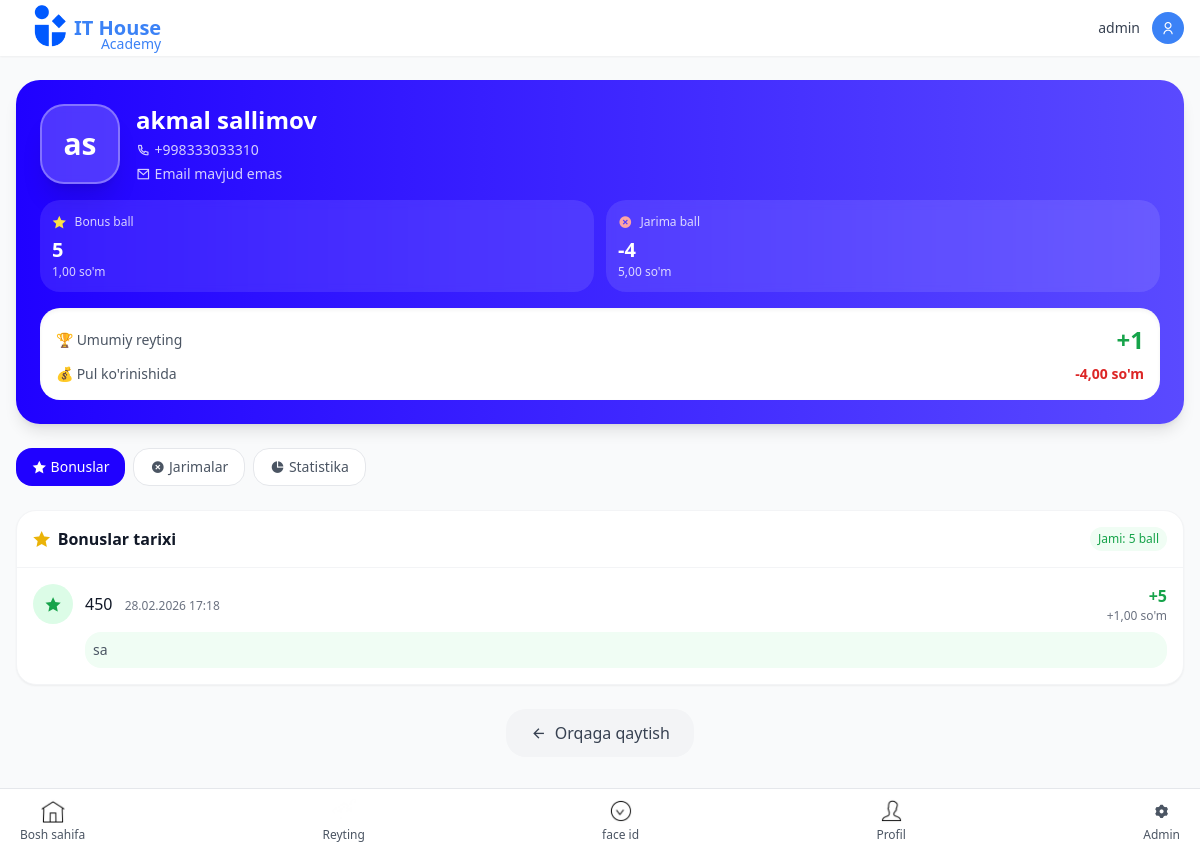
Page /xodim/2/ (signed in) on the earlier database version.
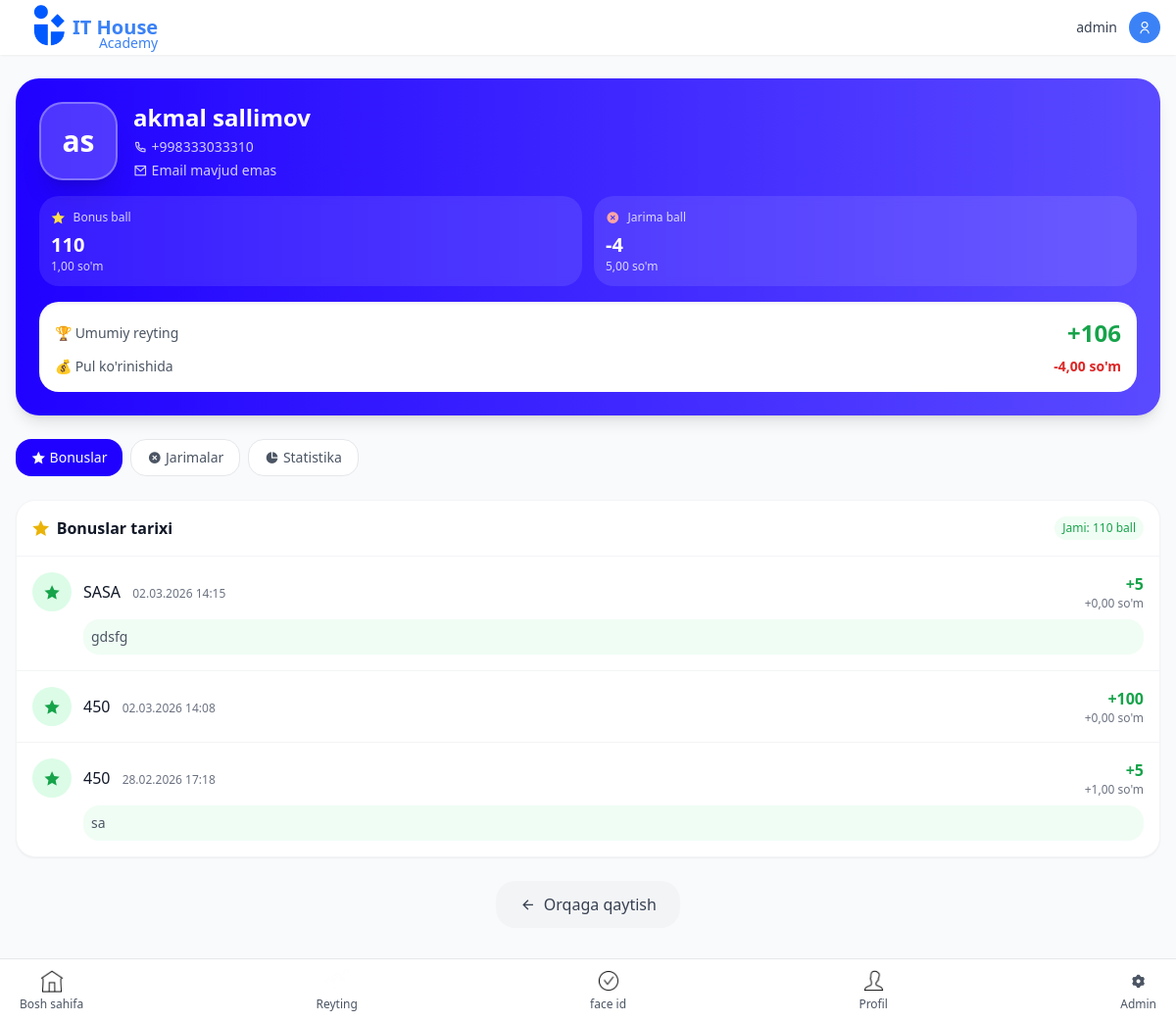
Same page on the later database version.
### main/models.py (models this page shows, shortened)
class Xodim(models.Model):
    user = models.OneToOneField(User, on_delete=models.CASCADE, related_name='xodim')
    ism = models.CharField(max_length=100)
    familya = models.CharField(max_length=100)
    telefon = models.CharField(max_length=20)
    rasm = models.ImageField(upload_to='xodim_rasmlari/', null=True, blank=True)
    bonus_ball = models.IntegerField(default=0)
    bonus_pul = models.DecimalField(max_digits=12, decimal_places=2, default=0)
    jarima_ball = models.IntegerField(default=0)
    jarima_pul = models.DecimalField(max_digits=12, decimal_places=2, default=0)
    reyting_ball = models.IntegerField(default=0)
    reyting_pul = models.DecimalField(max_digits=12, decimal_places=2, default=0)
    created_at = models.DateTimeField(auto_now_add=True)
    updated_at = models.DateTimeField(auto_now=True)
    class Meta:
        ordering = ['-reyting_ball']
        verbose_name = "Xodim"
        verbose_name_plural = "Xodimlar"

class BonusRecord(models.Model):
    xodim = models.ForeignKey(Xodim, on_delete=models.CASCADE, related_name='bonus_recordlari')
    sabab = models.ForeignKey(BonusSabab, on_delete=models.SET_NULL, null=True)
    pul_miqdori = models.DecimalField(max_digits=10, decimal_places=2)
    ball_miqdori = models.IntegerField()
    sana = models.DateTimeField(auto_now_add=True)
    izoh = models.TextField(blank=True)
    created_by = models.ForeignKey(User, on_delete=models.SET_NULL, null=True)
    class Meta:
        ordering = ['-sana']
        verbose_name = "Bonus yozuvi"
        verbose_name_plural = "Bonus yozuvlari"

class BonusSabab(models.Model):
    nom = models.CharField(max_length=200)
    pul_miqdori = models.DecimalField(max_digits=10, decimal_places=2, default=0)
    ball_miqdori = models.IntegerField(default=0)
    active = models.BooleanField(default=True)
    created_at = models.DateTimeField(auto_now_add=True)
    class Meta:
        verbose_name = "Bonus sababi"
        verbose_name_plural = "Bonus sabablari"

### main/views.py (the view)
# urls.py: path('xodim/<int:pk>/', views.xodim_detail, name='xodim_detail'),
@login_required
def xodim_detail(request, pk):
    xodim = get_object_or_404(Xodim, pk=pk)
    bonuslar = BonusRecord.objects.filter(xodim=xodim).order_by('-sana')[:30]
    jarimalar = JarimaRecord.objects.filter(xodim=xodim).order_by('-sana')[:30]
    context = {
        'xodim': xodim,
        'bonuslar': bonuslar,
        'jarimalar': jarimalar,
    }
    return render(request, 'main/xodim_detail.html', context)

### main/templates/main/xodim_detail.html (shortened to what the changed rows need)
{% extends 'base.html' %}
{% load static %}
{% block content %}
<div class="bg-gradient-to-r from-[#2001FF] to-[#5A4AFF] rounded-2xl p-6 mb-6 text-white shadow-lg">
    <div class="flex items-center gap-4 mb-4">
        <div class="relative">
            <div class="w-20 h-20 bg-white/20 backdrop-blur-sm rounded-2xl flex items-center justify-center border-2 border-white/30 shadow-xl overflow-hidden">
                {% if xodim.rasm and xodim.rasm.url %}
                    <img src="{{ xodim.rasm.url }}" alt="{{ xodim.ism }}" class="w-full h-full object-cover">
                {% else %}
                    <span class="text-3xl font-bold text-white">{{ xodim.ism|first }}{{ xodim.familya|first }}</span>
                {% endif %}
            </div>
        </div>
        <div>
            <h2 class="text-2xl font-bold">{{ xodim.ism }} {{ xodim.familya }}</h2>
            <p class="text-white/80 text-sm flex items-center gap-1 mt-1">
                <i class="ri-phone-line"></i> {{ xodim.telefon }}
            </p>
            <p class="text-white/80 text-sm flex items-center gap-1 mt-1">
                <i class="ri-mail-line"></i> {{ xodim.user.email|default:"Email mavjud emas" }}
            </p>
        </div>
    </div>
    <div class="grid grid-cols-2 gap-3">
        <div class="bg-white/10 backdrop-blur-sm rounded-xl p-3">
            <div class="flex items-center gap-2 mb-1">
                <i class="ri-star-fill text-yellow-300 text-sm"></i>
                <span class="text-xs text-white/80">Bonus ball</span>
            </div>
            <div class="text-xl font-bold">{{ xodim.bonus_ball }}</div>
            <div class="text-xs text-white/80">{{ xodim.bonus_pul }} so'm</div>
        </div>
        <div class="bg-white/10 backdrop-blur-sm rounded-xl p-3">
            <div class="flex items-center gap-2 mb-1">
                <i class="ri-close-circle-fill text-red-300 text-sm"></i>
                <span class="text-xs text-white/80">Jarima ball</span>
            </div>
            <div class="text-xl font-bold">-{{ xodim.jarima_ball }}</div>
            <div class="text-xs text-white/80">{{ xodim.jarima_pul }} so'm</div>
        </div>
    </div>
    <div class="mt-4 bg-white rounded-xl p-4 text-gray-900 shadow-inner">
        <div class="flex justify-between items-center">
            <span class="text-sm font-medium text-gray-600">🏆 Umumiy reyting</span>
            <span class="text-2xl font-bold {% if xodim.reyting_ball > 0 %}text-green-600{% else %}text-red-600{% endif %}">
                {% if xodim.reyting_ball > 0 %}+{% endif %}{{ xodim.reyting_ball }}
            </span>
        </div>
        <div class="flex justify-between items-center mt-2 text-sm">
            <span class="text-gray-600">💰 Pul ko'rinishida</span>
            <span class="font-semibold {% if xodim.reyting_pul > 0 %}text-green-600{% else %}text-red-600{% endif %}">
                {{ xodim.reyting_pul }} so'm
            </span>
        </div>
    </div>
</div>
<div id="bonusTab" class="tab-content block">
    <div class="bg-white rounded-xl shadow-sm border border-gray-100 overflow-hidden">
        <div class="p-4 border-b border-gray-100 flex items-center justify-between">
            <h3 class="font-semibold text-gray-900 flex items-center gap-2">
                <i class="ri-star-fill text-yellow-500"></i>
                Bonuslar tarixi
            </h3>
            <span class="text-xs bg-green-50 text-green-600 px-2 py-1 rounded-full">
                Jami: {{ xodim.bonus_ball }} ball
            </span>
        </div>
        <div class="divide-y divide-gray-100">
            {% for bonus in bonuslar %}
            <div class="p-4 hover:bg-green-50 transition-colors">
                <div class="flex items-start gap-3">
                    <div class="w-10 h-10 bg-green-100 rounded-full flex items-center justify-center flex-shrink-0">
                        <i class="ri-star-fill text-green-600"></i>
                    </div>
                    <div class="flex-1">
                        <div class="flex items-center justify-between">
                            <div>
                                <span class="font-medium text-gray-900">{{ bonus.sabab.nom|default:"Bonus" }}</span>
                                <span class="text-xs text-gray-500 ml-2">{{ bonus.sana|date:"d.m.Y H:i" }}</span>
                            </div>
                            <div class="text-right">
                                <span class="text-green-600 font-semibold">+{{ bonus.ball_miqdori }}</span>
                                <span class="text-xs text-gray-500 block">+{{ bonus.pul_miqdori }} so'm</span>
                            </div>
                        </div>
                        {% if bonus.izoh %}
                        <div class="mt-2 text-sm text-gray-600 bg-green-50 rounded-lg p-2">
                            {{ bonus.izoh }}
                        </div>
                        {% endif %}
                    </div>
                </div>
            </div>
            {% endfor %}
        </div>
    </div>
</div>
{% endblock %}

Differences in the rows shown:
changed Xodim "akmal": bonus_ball "5" → "110"; reyting_ball "1" → "106"
added BonusRecord: sabab.nom "SASA", sana "02.03.2026 14:15", ball_miqdori "5", pul_miqdori "0,00", izoh "gdsfg"
added BonusRecord: sabab.nom "450", sana "02.03.2026 14:08", ball_miqdori "100", pul_miqdori "0,00"
